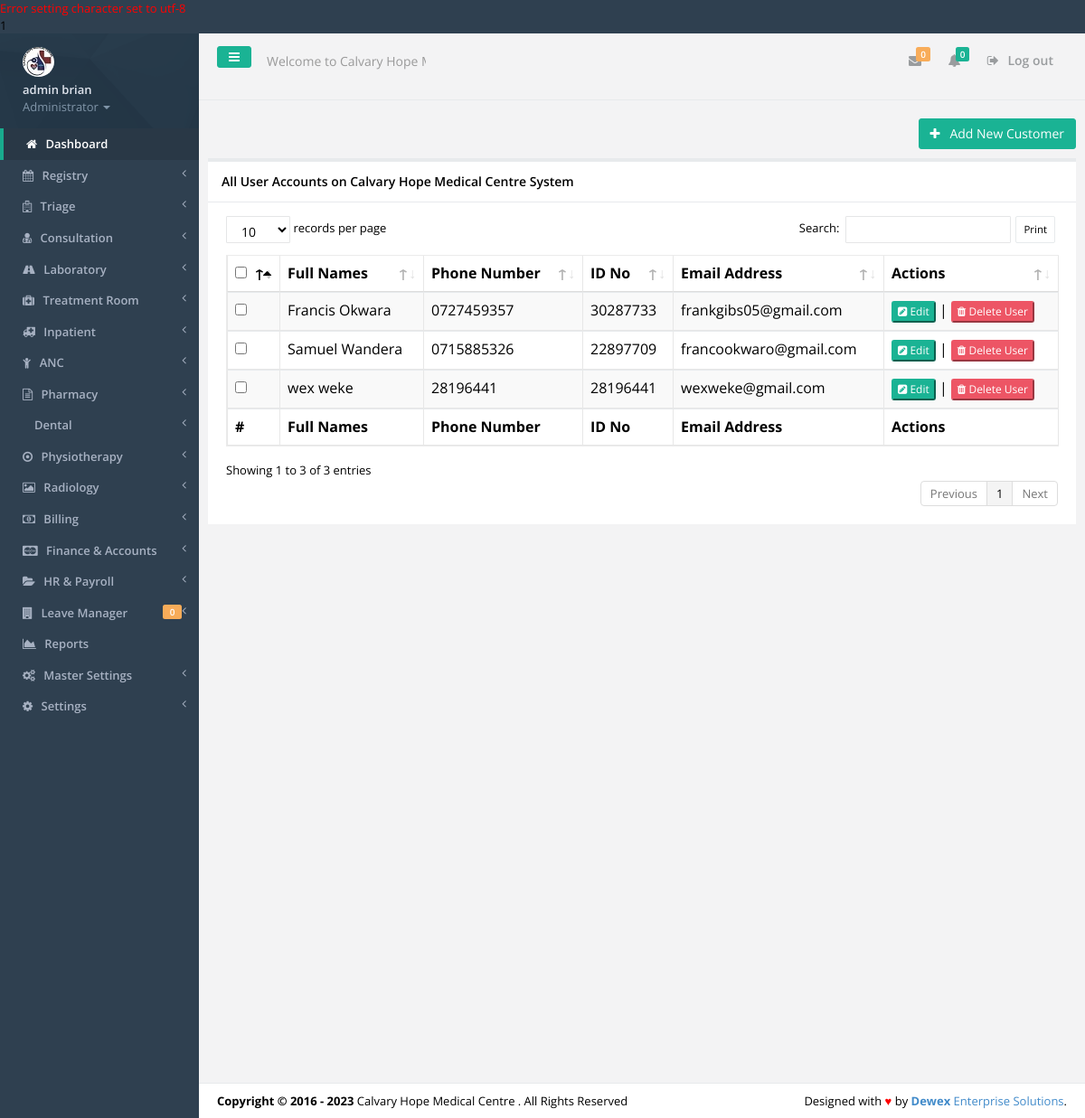
The app's page /customers.php (signed in) with its own data.
### tables this page shows
CREATE TABLE IF NOT EXISTS `tbl_users` (
  `id` int(11) NOT NULL,
  `f_name` varchar(30) NOT NULL,
  `s_name` varchar(30) NOT NULL,
  `id_no` varchar(30) NOT NULL,
  `email` varchar(30) NOT NULL,
  `phone` varchar(15) NOT NULL,
  `password` varchar(200) NOT NULL,
  `user_l` varchar(50) NOT NULL,
  `profile_image` varchar(45) NOT NULL,
  `active` varchar(30) NOT NULL
);

CREATE TABLE IF NOT EXISTS `tbl_settings` (
  `settings_id` int(11) NOT NULL,
  `slogan` varchar(100) NOT NULL,
  `l_status` varchar(10) NOT NULL,
  `system_name` varchar(30) NOT NULL,
  `campaigner_name` varchar(30) NOT NULL,
  `campaigner_short_name` varchar(30) NOT NULL,
  `campaign_location` varchar(30) NOT NULL,
  `seat` varchar(30) NOT NULL,
  `inst_date` varchar(15) NOT NULL,
  `photo` varchar(30) NOT NULL,
  `photo_size` varchar(10) NOT NULL,
  `photo_type` varchar(20) NOT NULL,
  `custom_reply_msg` varchar(500) NOT NULL,
  `address` varchar(50) NOT NULL,
  `phone` varchar(30) NOT NULL,
  `email` varchar(30) NOT NULL
);

CREATE TABLE IF NOT EXISTS `users` (
`id` int(11) NOT NULL,
  `f_name` varchar(30) NOT NULL,
  `s_name` varchar(30) NOT NULL,
  `id_no` varchar(30) NOT NULL,
  `email` varchar(30) NOT NULL,
  `phone` varchar(15) NOT NULL,
  `password` varchar(200) NOT NULL,
  `user_l` varchar(10) NOT NULL,
  `profile_image` varchar(45) NOT NULL
);

### includes/authenticate.php (called while the page is built, shortened)
<?php
require_once 'inc/auth.php';
$signedemail = $_SESSION['email'];
$adminDetails = mysqli_query($dbconnect,"SELECT * FROM tbl_users WHERE email='$signedemail'");
$dd = mysqli_fetch_assoc($adminDetails);
$sfname = $dd['f_name'];
$ssname = $dd['s_name'];
$sidno = $dd['id_no'];
$user_l = $dd['user_l'];
	$getcountleaves =mysqli_query($dbconnect,"SELECT COUNT(*) as k FROM tbl_leavetransactions WHERE leavetrans_approver='$sidno' AND leavetrans_status='APPLIED'");
	$gcntttl1 = mysqli_fetch_array($getcountleaves);
	$leavestoapprove = $gcntttl1['k'];
?>

### inc/auth.php (called while the page is built, shortened)
<?php
include('config.php');
$dbhost = "localhost";
$dbuser = "root";
$dbpass = "";
$dbname = "agrovet";
$dbconnect = new mysqli($dbhost, $dbuser, $dbpass, $dbname);
$get_system_settings = mysqli_query($dbconnect,"SELECT * FROM tbl_settings LIMIT 1");
$smartC = mysqli_fetch_array($get_system_settings);
$smart_name = $smartC['system_name'];
?>

### customers.php (the view, shortened to what this page needs)
<?php include('includes/authenticate.php'); ?>
<!DOCTYPE html>
<html>
<head>
    <?php include('includes/meta.php');?>
    <link href="css/plugins/dataTables/dataTables.bootstrap.css" rel="stylesheet">
    <link href="css/plugins/dataTables/dataTables.responsive.css" rel="stylesheet">
    <link href="css/plugins/dataTables/dataTables.tableTools.min.css" rel="stylesheet">
</head>
<body>
    <div id="wrapper">
	<?php include('includes/sidebar.php');?>
        <div id="page-wrapper" class="gray-bg">
        <div class="row border-bottom">
			<?php include('includes/top-nav.php'); ?>
        </div>
        <div class="wrapper wrapper-content">
		<form method="POST">
			<div class="row">
				<div class="row">
				<div class="col-lg-12">
					<p class="pull-right">
						<span><a href="#"><button class="btn btn-primary" type="button"><i class="fa fa-plus"></i>&nbsp;&nbsp;<span class="bold"> Add New Customer</span></button></a></span>
					</p>
				</div>
                <div class="col-lg-12">
                <div class="ibox float-e-margins">
                    <div class="ibox-title">
                        <h5>All User Accounts on <?php echo $smart_name;?> System</h5>
                    </div>
                    <div class="ibox-content">
						<table class="table table-striped table-bordered table-hover dataTables-example" >
						<thead>
						<tr>
							<th><input type="checkBox" id="toggle" value="select" onClick="do_this()" /></th>
							<th>Full Names</th>
							<th>Phone Number</th>
							<th>ID No</th>
							<th>Email Address</th>
							<th>Actions</th>
						</tr>
						</thead>
						<tbody>
						<?php
						$getAllUsers = mysqli_query($dbconnect, "SELECT * FROM users");
						while($gau = mysqli_fetch_array($getAllUsers)){
						$u_id = $gau['id'];
						$f_name = $gau['f_name'];
						$s_name = $gau['s_name'];
						$idnum = $gau['id_no'];
						$emailad = $gau['email'];
						$phoneNo = $gau['phone'];
						$allNames = "$f_name $s_name";
						?>
							<?php echo "<td class='a-center '><input type='checkbox' value ='$u_id' class='flat' name='Farmers[]' ></td>"; ?>
							<td><?php echo $allNames; ?></td>
							<td><?php echo $phoneNo; ?></td>
							<td><?php echo $idnum; ?></td>
							<td><?php echo $emailad ?></td>
							<td><a href="#edit<?php echo $u_id;?>" data-toggle="modal" title="Edit Contact"><button class="btn-xs btn-primary"><i class="fa fa-pencil-square"></i> Edit</button></a>
								<?php include('modals/edit-user.php');?>
							|
							<a href="users.php?delete=<?php echo $u_id; ?>"><button type="button" class="btn-xs btn-danger" onclick="return confirm('Are you sure you want to delete <?php echo $allNames; ?> from your users list?')" ><i class="fa fa-trash"></i> Delete User </button></a></td>
						<?php
						}
						?>
						<tfoot>
						<tr>
							<th>#</th>
							<th>Full Names</th>
							<th>Phone Number</th>
							<th>ID No</th>
							<th>Email Address</th>
							<th>Actions</th>
						</tr>
						</tfoot>
		<?php include 'includes/footer.php'?>
</body>
</html>

### includes/sidebar.php (shortened to what this page needs)
<nav class="navbar-default navbar-static-side" role="navigation">
            <div class="sidebar-collapse">
                <ul class="nav" id="side-menu">
                    <li class="nav-header">
                        <div class="dropdown profile-element"> <span>
                            <img alt="image" class="img-circle" src="img/profile_small.jpg" />
                             </span>
                            <a data-toggle="dropdown" class="dropdown-toggle" href="#">
                            <span class="clear"> <span class="block m-t-xs"> <strong class="font-bold"><?php echo "$sfname $ssname";?></strong>
                             </span> <span class="text-muted text-xs block">Administrator <b class="caret"></b></span> </span> </a>
                        </div>
                    </li>
                    <li class="active">
                        <a href="index.php"><i class="fa fa-home"></i> <span class="nav-label">Dashboard</span></a>
                    </li>
					<?php
					if($user_l=='REGISTRY'||$user_l=='ADMINISTRATOR'){
					?>
					<li>
                        <a href="registry.php"><i class="fa fa-calendar"></i> <span class="nav-label">Registry </span><span class="fa arrow"></span></a>
                    </li>
					<?php
					}
					if($user_l=='TRIAGE'||$user_l=='ADMINISTRATOR'||$user_l=='TREATMENTROOM'){
					?>
					<li>
						<a href="#"><i class="fa fa-hospital-o"></i> <span class="nav-label">Triage </span><span class="fa arrow"></span></a>
					</li>
					<?php
					}
					if($user_l=='CONSULTATION'||$user_l=='ADMINISTRATOR'){
					?>
					<li>
                        <a href="#"><i class="fa fa-user-md"></i> <span class="nav-label">Consultation </span><span class="fa arrow"></span></a>
                    </li>
					<?php
					}
					if($user_l=='LABORATORY'||$user_l=='ADMINISTRATOR'){
					?>
					<li>
                        <a href="#"><i class="fa fa-road"></i> <span class="nav-label">Laboratory </span><span class="fa arrow"></span></a>
                    </li>
					<?php
					}
					if($user_l=='TRIAGE'||$user_l=='ADMINISTRATOR'||$user_l=='TREATMENTROOM'){
					?>
					<li>
                        <a href="#"><i class="fa fa-medkit"></i> <span class="nav-label">Treatment Room </span><span class="fa arrow"></span></a>
                    </li>
					<li>
                        <a href="#"><i class="fa fa-ambulance"></i> <span class="nav-label">Inpatient </span><span class="fa arrow"></span></a>
                    </li>
					<li>
                        <a href="#"><i class="fa fa-child"></i> <span class="nav-label">ANC </span><span class="fa arrow"></span></a>
                    </li>
					<?php
					}
					if($user_l=='PHARMACY'||$user_l=='ADMINISTRATOR'){
					?>
					<li>
                        <a href="#"><i class="fa fa-file-text-o"></i> <span class="nav-label">Pharmacy </span><span class="fa arrow"></span></a>
                    </li>
					<?php
					}
					if($user_l=='ADMINISTRATOR'){
					?>
					<li>
                        <a href="#"><i class="fa-solid fa-road"></i> <span class="nav-label">Dental </span><span class="fa arrow"></span></a>
                    </li>
					<li>
                        <a href="#"><i class="fa fa-dot-circle-o"></i> <span class="nav-label">Physiotherapy </span><span class="fa arrow"></span></a>
                    </li>
						<li>
                        <a href="#"><i class="fa fa-photo"></i> <span class="nav-label">Radiology </span><span class="fa arrow"></span></a>
                    </li>
					<?php
					}
					if($user_l=='REGISTRY'||$user_l=='ADMINISTRATOR'){
					?>
					<li>
                        <a href="#"><i class="fa fa-money"></i> <span class="nav-label">Billing </span><span class="fa arrow"></span></a>
                    </li>
					<?php
					}
					if($user_l=='ADMINISTRATOR'){
					?>
					<li>
                        <a href="#"><i class="fa fa-cc-mastercard"></i> <span class="nav-label">Finance & Accounts </span><span class="fa arrow"></span></a>
                    </li>
					<?php } ?>
					<li>
                        <a href="#"><i class="fa fa-folder-open"></i> <span class="nav-label">HR & Payroll </span><span class="fa arrow"></span></a>
                    </li>
					<li>
                        <a href="#"><i class="fa fa-building"></i> <span class="nav-label">Leave Manager </span><span class="fa arrow"></span><span class="label label-warning pull-right"><?php echo $leavestoapprove; ?></span></a>
                    </li>
					<?php
					if($user_l=='ADMINISTRATOR'){
					?>
					 <li>
                        <a href="reports.php"><i class="fa fa-area-chart"></i> <span class="nav-label">Reports</a>
                    </li>
                    <li>
                        <a href="#"><i class="fa fa-cogs"></i> <span class="nav-label">Master Settings</span><span class="fa arrow"></span></a>
                    </li>
                    <li>
                        <a href="#"><i class="fa fa-gear"></i> <span class="nav-label"> Settings</span><span class="fa arrow"></span></a>
                    </li>
					<?php
					}
					?>
                </ul>
            </div>
        </nav>

### includes/top-nav.php (shortened to what this page needs)
<nav class="navbar navbar-static-top" role="navigation" style="margin-bottom: 0">
        <div class="navbar-header">
            <a class="navbar-minimalize minimalize-styl-2 btn btn-primary " href="#"><i class="fa fa-bars"></i> </a>
            <form role="search" class="navbar-form-custom" method="post" action="search_results.html">
                <div class="form-group">
                    <input type="text" placeholder="Welcome to <?php echo $smart_name; ?>..." class="form-control" name="top-search" id="top-search">
                </div>
            </form>
        </div>
            <ul class="nav navbar-top-links navbar-right">
                <li>
                    <a class="count-info" tooltip="Unread" href="#">
                        <i class="fa fa-envelope"></i>  <span class="label label-warning">0</span>
                    </a>
                </li>
                <li>
                    <a class="count-info" data-toggle="dropdowhn" tooltip="Marked Important" href="#">
                        <i class="fa fa-bell"></i>  <span class="label label-primary">0</span>
                    </a>
                 </li>
				<li>
                    <a href="logout.php?logout">
                        <i class="fa fa-sign-out"></i> Log out
                    </a>
                </li>
            </ul>
	</nav>

### includes/footer.php
<div class="footer">
    <div class="pull-right">
        Designed with <span style="color:red">&hearts;</span> by <a href="mailto: isaacwex@gmail.com tel:0729522550" target="_blank" title="We're Dewex Enterprise Solutions" target="_blank" rel="dofollow"><strong>Dewex</strong> Enterprise Solutions</a>.
    </div>
    <div>
        <strong>Copyright &copy; 2016 - <?php echo date('Y'); ?></strong> <?php echo $smart_name; ?> . All Rights Reserved
    </div>
</div>

### records on screen
tbl_users: f_name "admin", s_name "brian"
tbl_settings: top-search "Welcome to Calvary Hope Medical Centre...", system_name "Calvary Hope Medical Centre"
users: allNames "Francis Okwara", phone "0727459357", id_no "30287733", email "frankgibs05@gmail.com"
users: allNames "Samuel Wandera", phone "0715885326", id_no "22897709", email "francookwaro@gmail.com"
users: allNames "wex weke", phone "28196441", id_no "28196441", email "wexweke@gmail.com"

### other values on screen
$dbconnect->error() "1"
$leavestoapprove "0"
